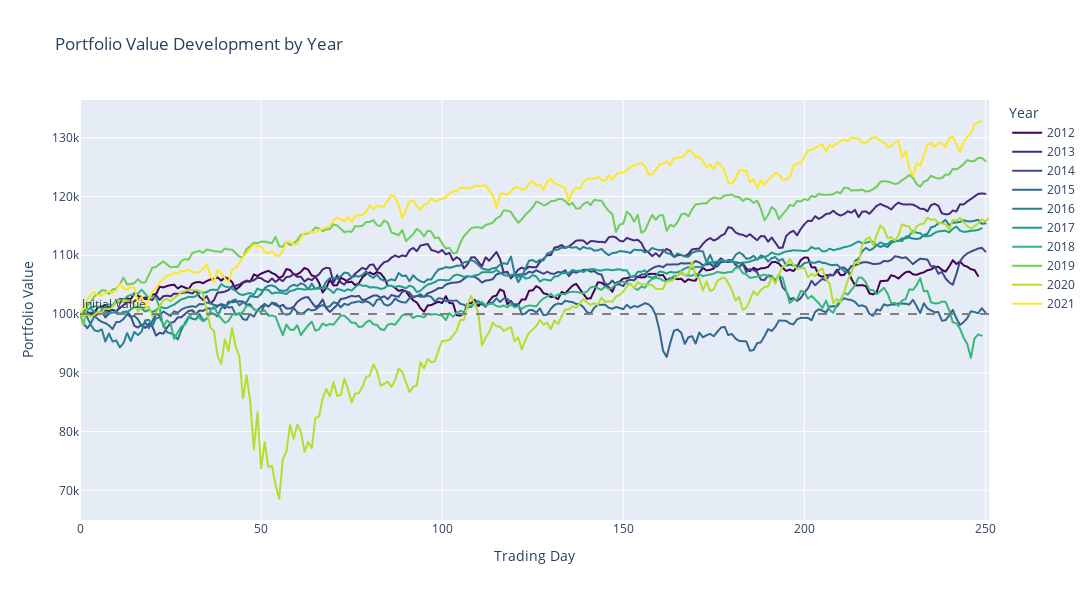

The notebook cell this image was saved under:
### Code cell
# plot portfolio value development with hue = year
# plt.figure(figsize=(15, 5))
# sns.lineplot(x="trading_day", y="portfolio_value", hue="year", data=df_drl_port)
# plt.axhline(y=100_000, color="grey", linestyle="--")
# plt.show()

from plotly.colors import diverging, sequential
# color_sequence = diverging.RdBu
color_sequence = sequential.Viridis

fig = px.line(
    df_drl_port,
    x="trading_day",
    y="portfolio_value",
    color="year",
    color_discrete_sequence=color_sequence,
    title="Portfolio Value Development by Year"
)

# Add horizontal line at y=100_000
fig.add_hline(
    y=100_000,
    line_dash="dash",
    line_color="gray",
    annotation_text="Initial Value",
    annotation_position="top left"
)

fig.update_layout(
    height=600,
    width=1200,
    xaxis_title="Trading Day",
    yaxis_title="Portfolio Value",
    legend_title="Year"
)

fig.show()

### Figure 1 — Plotly figure (JSON) as saved in the notebook; plotly's stock layout.template omitted (floating-point values rounded to 4 significant figures; data arrays with more than 128 entries replaced by an {"elided": "..."} marker saying what was removed)
{"data": [{"hovertemplate": "year=2012<br>trading_day=%{x}<br>portfolio_value=%{y}<extra></extra>", "legendgroup": "2012", "line": {"color": "#440154", "dash": "solid"}, "marker": {"symbol": "circle"}, "mode": "lines", "name": "2012", "showlegend": true, "type": "scattergl", "x": {"elided": "249 int values"}, "xaxis": "x", "y": {"elided": "249 float values"}, "yaxis": "y"}, {"hovertemplate": "year=2013<br>trading_day=%{x}<br>portfolio_value=%{y}<extra></extra>", "legendgroup": "2013", "line": {"color": "#482878", "dash": "solid"}, "marker": {"symbol": "circle"}, "mode": "lines", "name": "2013", "showlegend": true, "type": "scattergl", "x": {"elided": "251 int values"}, "xaxis": "x", "y": {"elided": "251 float values"}, "yaxis": "y"}, {"hovertemplate": "year=2014<br>trading_day=%{x}<br>portfolio_value=%{y}<extra></extra>", "legendgroup": "2014", "line": {"color": "#3e4989", "dash": "solid"}, "marker": {"symbol": "circle"}, "mode": "lines", "name": "2014", "showlegend": true, "type": "scattergl", "x": {"elided": "251 int values"}, "xaxis": "x", "y": {"elided": "251 float values"}, "yaxis": "y"}, {"hovertemplate": "year=2015<br>trading_day=%{x}<br>portfolio_value=%{y}<extra></extra>", "legendgroup": "2015", "line": {"color": "#31688e", "dash": "solid"}, "marker": {"symbol": "circle"}, "mode": "lines", "name": "2015", "showlegend": true, "type": "scattergl", "x": {"elided": "251 int values"}, "xaxis": "x", "y": {"elided": "251 float values"}, "yaxis": "y"}, {"hovertemplate": "year=2016<br>trading_day=%{x}<br>portfolio_value=%{y}<extra></extra>", "legendgroup": "2016", "line": {"color": "#26828e", "dash": "solid"}, "marker": {"symbol": "circle"}, "mode": "lines", "name": "2016", "showlegend": true, "type": "scattergl", "x": {"elided": "251 int values"}, "xaxis": "x", "y": {"elided": "251 float values"}, "yaxis": "y"}, {"hovertemplate": "year=2017<br>trading_day=%{x}<br>portfolio_value=%{y}<extra></extra>", "legendgroup": "2017", "line": {"color": "#1f9e89", "dash": "solid"}, "marker": {"symbol": "circle"}, "mode": "lines", "name": "2017", "showlegend": true, "type": "scattergl", "x": {"elided": "250 int values"}, "xaxis": "x", "y": {"elided": "250 float values"}, "yaxis": "y"}, {"hovertemplate": "year=2018<br>trading_day=%{x}<br>portfolio_value=%{y}<extra></extra>", "legendgroup": "2018", "line": {"color": "#35b779", "dash": "solid"}, "marker": {"symbol": "circle"}, "mode": "lines", "name": "2018", "showlegend": true, "type": "scattergl", "x": {"elided": "250 int values"}, "xaxis": "x", "y": {"elided": "250 float values"}, "yaxis": "y"}, {"hovertemplate": "year=2019<br>trading_day=%{x}<br>portfolio_value=%{y}<extra></extra>", "legendgroup": "2019", "line": {"color": "#6ece58", "dash": "solid"}, "marker": {"symbol": "circle"}, "mode": "lines", "name": "2019", "showlegend": true, "type": "scattergl", "x": {"elided": "251 int values"}, "xaxis": "x", "y": {"elided": "251 float values"}, "yaxis": "y"}, {"hovertemplate": "year=2020<br>trading_day=%{x}<br>portfolio_value=%{y}<extra></extra>", "legendgroup": "2020", "line": {"color": "#b5de2b", "dash": "solid"}, "marker": {"symbol": "circle"}, "mode": "lines", "name": "2020", "showlegend": true, "type": "scattergl", "x": {"elided": "252 int values"}, "xaxis": "x", "y": {"elided": "252 float values"}, "yaxis": "y"}, {"hovertemplate": "year=2021<br>trading_day=%{x}<br>portfolio_value=%{y}<extra></extra>", "legendgroup": "2021", "line": {"color": "#fde725", "dash": "solid"}, "marker": {"symbol": "circle"}, "mode": "lines", "name": "2021", "showlegend": true, "type": "scattergl", "x": {"elided": "250 int values"}, "xaxis": "x", "y": {"elided": "250 float values"}, "yaxis": "y"}], "layout": {"annotations": [{"showarrow": false, "text": "Initial Value", "x": 0, "xanchor": "left", "xref": "x domain", "y": 100000, "yanchor": "bottom", "yref": "y"}], "height": 600, "legend": {"title": {"text": "Year"}, "tracegroupgap": 0}, "shapes": [{"line": {"color": "gray", "dash": "dash"}, "type": "line", "x0": 0, "x1": 1, "xref": "x domain", "y0": 100000, "y1": 100000, "yref": "y"}], "title": {"text": "Portfolio Value Development by Year"}, "width": 1200, "xaxis": {"anchor": "y", "domain": [0, 1], "title": {"text": "Trading Day"}}, "yaxis": {"anchor": "x", "domain": [0, 1], "title": {"text": "Portfolio Value"}}}}
